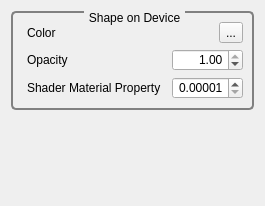
<?xml version="1.0" encoding="UTF-8"?>
<ui version="4.0">
 <class>GvQCustomEditor</class>
 <widget class="QWidget" name="GvQCustomEditor">
  <property name="geometry">
   <rect>
    <x>0</x>
    <y>0</y>
    <width>230</width>
    <height>206</height>
   </rect>
  </property>
  <property name="windowTitle">
   <string>Custom Editor</string>
  </property>
  <property name="styleSheet">
   <string>QGroupBox
{
     background-color: qlineargradient(x1: 0, y1: 0, x2: 0, y2: 1,
                                       stop: 0 #E0E0E0, stop: 1 #FFFFFF);
     border: 2px solid gray;
     border-radius: 5px;
     margin-top: 1ex; /* leave space at the top for the title */
 }

 QGroupBox::title
{
	 subcontrol-origin: margin;
     subcontrol-position: top center; /* position at the top center */
     padding: 0 3px;
     background-color: qlineargradient(x1: 0, y1: 0, x2: 0, y2: 1,
                                       stop: 0 #FFOECE, stop: 1 #FFFFFF);
 }

QLabel
{
	border-radius: 4px;
	padding: 2px;
 }
</string>
  </property>
  <layout class="QVBoxLayout" name="verticalLayout">
   <item>
    <widget class="QGroupBox" name="mUnitsFormatGroup">
     <property name="title">
      <string>Shape on Device</string>
     </property>
     <layout class="QGridLayout" name="gridLayout_2">
      <item row="0" column="0">
       <widget class="QLabel" name="labelPositionFormatCombo">
        <property name="text">
         <string>Color</string>
        </property>
       </widget>
      </item>
      <item row="0" column="1">
       <spacer name="horizontalSpacer">
        <property name="orientation">
         <enum>Qt::Horizontal</enum>
        </property>
        <property name="sizeHint" stdset="0">
         <size>
          <width>136</width>
          <height>20</height>
         </size>
        </property>
       </spacer>
      </item>
      <item row="0" column="2">
       <widget class="QToolButton" name="_colorToolButton">
        <property name="text">
         <string>...</string>
        </property>
        <property name="icon">
         <iconset resource="../../../../Tools/GigaVoxelsViewer/GvViewerGui/Ui/resources.qrc">
          <normaloff>:/icons/Icons/Colors.png</normaloff>:/icons/Icons/Colors.png</iconset>
        </property>
       </widget>
      </item>
      <item row="1" column="0">
       <widget class="QLabel" name="label_12">
        <property name="text">
         <string>Opacity</string>
        </property>
       </widget>
      </item>
      <item row="1" column="1" colspan="2">
       <widget class="QDoubleSpinBox" name="_opacitySpinBox">
        <property name="alignment">
         <set>Qt::AlignRight|Qt::AlignTrailing|Qt::AlignVCenter</set>
        </property>
        <property name="minimum">
         <double>0.000000000000000</double>
        </property>
        <property name="maximum">
         <double>1.000000000000000</double>
        </property>
        <property name="singleStep">
         <double>0.100000000000000</double>
        </property>
        <property name="value">
         <double>1.000000000000000</double>
        </property>
       </widget>
      </item>
      <item row="2" column="0">
       <widget class="QLabel" name="label_13">
        <property name="toolTip">
         <string>distance from which full opacity will be reached</string>
        </property>
        <property name="text">
         <string>Shader Material Property</string>
        </property>
       </widget>
      </item>
      <item row="2" column="1" colspan="2">
       <widget class="QDoubleSpinBox" name="_shaderMaterialPropertySpinBox">
        <property name="alignment">
         <set>Qt::AlignRight|Qt::AlignTrailing|Qt::AlignVCenter</set>
        </property>
        <property name="decimals">
         <number>5</number>
        </property>
        <property name="minimum">
         <double>0.000010000000000</double>
        </property>
        <property name="maximum">
         <double>1.000000000000000</double>
        </property>
        <property name="singleStep">
         <double>0.010000000000000</double>
        </property>
       </widget>
      </item>
     </layout>
    </widget>
   </item>
   <item>
    <spacer name="verticalSpacer">
     <property name="orientation">
      <enum>Qt::Vertical</enum>
     </property>
     <property name="sizeHint" stdset="0">
      <size>
       <width>20</width>
       <height>60</height>
      </size>
     </property>
    </spacer>
   </item>
  </layout>
  <zorder>verticalSpacer</zorder>
  <zorder>mUnitsFormatGroup</zorder>
 </widget>
 <resources>
  <include location="../../../../Tools/GigaVoxelsViewer/GvViewerGui/Ui/resources.qrc"/>
 </resources>
 <connections/>
</ui>
